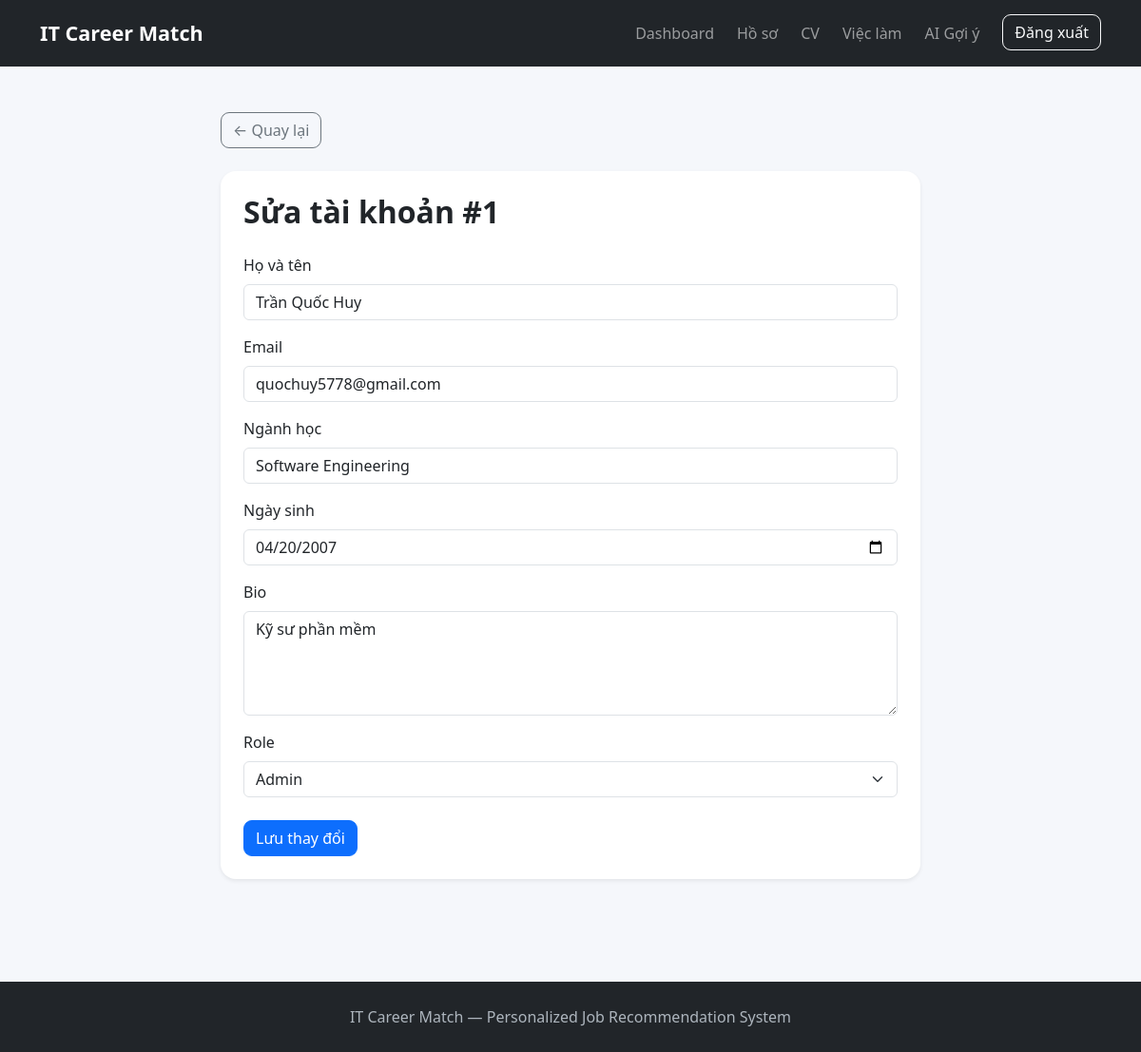
Page /admin/users/1/edit (signed in) on the committed database.
### tables this page shows
CREATE TABLE users (
            user_id INTEGER PRIMARY KEY AUTOINCREMENT,
            email TEXT NOT NULL UNIQUE,
            password TEXT NOT NULL,
            role TEXT NOT NULL DEFAULT 'student',
            created_at TIMESTAMP DEFAULT CURRENT_TIMESTAMP
        );

CREATE TABLE student_profiles (
            profile_id INTEGER PRIMARY KEY AUTOINCREMENT,
            user_id INTEGER NOT NULL UNIQUE,
            full_name TEXT,
            date_of_birth TEXT,
            major TEXT,
            bio TEXT,
            avatar TEXT,

            FOREIGN KEY (user_id)
                REFERENCES users(user_id)
                ON DELETE CASCADE
        );

### app.py (the view, shortened to what this page needs)
@app.route(
    "/admin/users/<int:user_id>/edit",
    methods=["GET", "POST"]
)
def admin_edit_user(user_id):
    if not is_admin():
        return "Bạn không có quyền truy cập.", 403
    connection = get_connection()
    user = connection.execute(
        """
        SELECT
            u.user_id,
            u.email,
            u.role,
            p.full_name,
            p.major,
            p.date_of_birth,
            p.bio
        FROM users u
        LEFT JOIN student_profiles p
            ON u.user_id = p.user_id
        WHERE u.user_id = ?
        """,
        (user_id,)
    ).fetchone()
    if user is None:
        connection.close()
        return "Không tìm thấy tài khoản.", 404
    connection.close()
    return render_template(
        "admin/edit_user.html",
        user=user
    )

### app.py (called while the page is built)
def is_admin():
    return (
        "user_id" in session
        and session.get("role") == "admin"
    )

### database/database.py (called while the page is built)
def get_connection():
    connection = sqlite3.connect(DATABASE_PATH)
    connection.row_factory = sqlite3.Row
    connection.execute("PRAGMA foreign_keys = ON")
    return connection

### templates/admin/edit_user.html (shortened to what this page needs)
{% extends "base.html" %}
{% block content %}
<div class="container py-5">
    <div class="row justify-content-center">
        <div class="col-lg-8">
            <a
                href="{{ url_for(
                    'admin_user_detail',
                    user_id=user.user_id
                ) }}"
                class="btn btn-outline-secondary mb-4"
            >
                ← Quay lại
            </a>
            <div class="card border-0 shadow-sm">
                <div class="card-body p-4">
                    <h2 class="fw-bold mb-4">
                        Sửa tài khoản #{{ user.user_id }}
                    </h2>
                    <form method="POST">
                        <div class="mb-3">
                            <label class="form-label">
                                Họ và tên
                            </label>
                            <input
                                type="text"
                                name="full_name"
                                class="form-control"
                                value="{{ user.full_name or '' }}"
                                required
                            >
                        </div>
                        <div class="mb-3">
                            <label class="form-label">
                                Email
                            </label>
                            <input
                                type="email"
                                name="email"
                                class="form-control"
                                value="{{ user.email }}"
                                required
                            >
                        </div>
                        <div class="mb-3">
                            <label class="form-label">
                                Ngành học
                            </label>
                            <input
                                type="text"
                                name="major"
                                class="form-control"
                                value="{{ user.major or '' }}"
                            >
                        </div>
                        <div class="mb-3">
                            <label class="form-label">
                                Ngày sinh
                            </label>
                            <input
                                type="date"
                                name="date_of_birth"
                                class="form-control"
                                value="{{ user.date_of_birth or '' }}"
                            >
                        </div>
                        <div class="mb-3">
                            <label class="form-label">
                                Bio
                            </label>
                            <textarea
                                name="bio"
                                class="form-control"
                                rows="4"
                            >{{ user.bio or '' }}</textarea>
                        </div>
                        <div class="mb-4">
                            <label class="form-label">
                                Role
                            </label>
                            <select
                                name="role"
                                class="form-select"
                            >
                                <option
                                    value="admin"
                                    {% if user.role == "admin" %}
                                    selected
                                    {% endif %}
                                >
                                    Admin
                                </option>
                            </select>
                        </div>
                        <button
                            class="btn btn-primary"
                        >
                            Lưu thay đổi
                        </button>
                    </form>
                </div>
            </div>
        </div>
    </div>
</div>
{% endblock %}

### static/css/style.css (style rules this page uses)
body { background: #f5f7fb; min-height: 100vh; color: #1f2937; }
.btn { border-radius: 9px; }
.card { border-radius: 16px; }

### rows in the picture
users: user_id "1", email "quochuy5778@gmail.com", role "Admin"
student_profiles: full_name "Trần Quốc Huy", major "Software Engineering", date_of_birth "04/20/2007", bio "Kỹ sư phần mềm"
